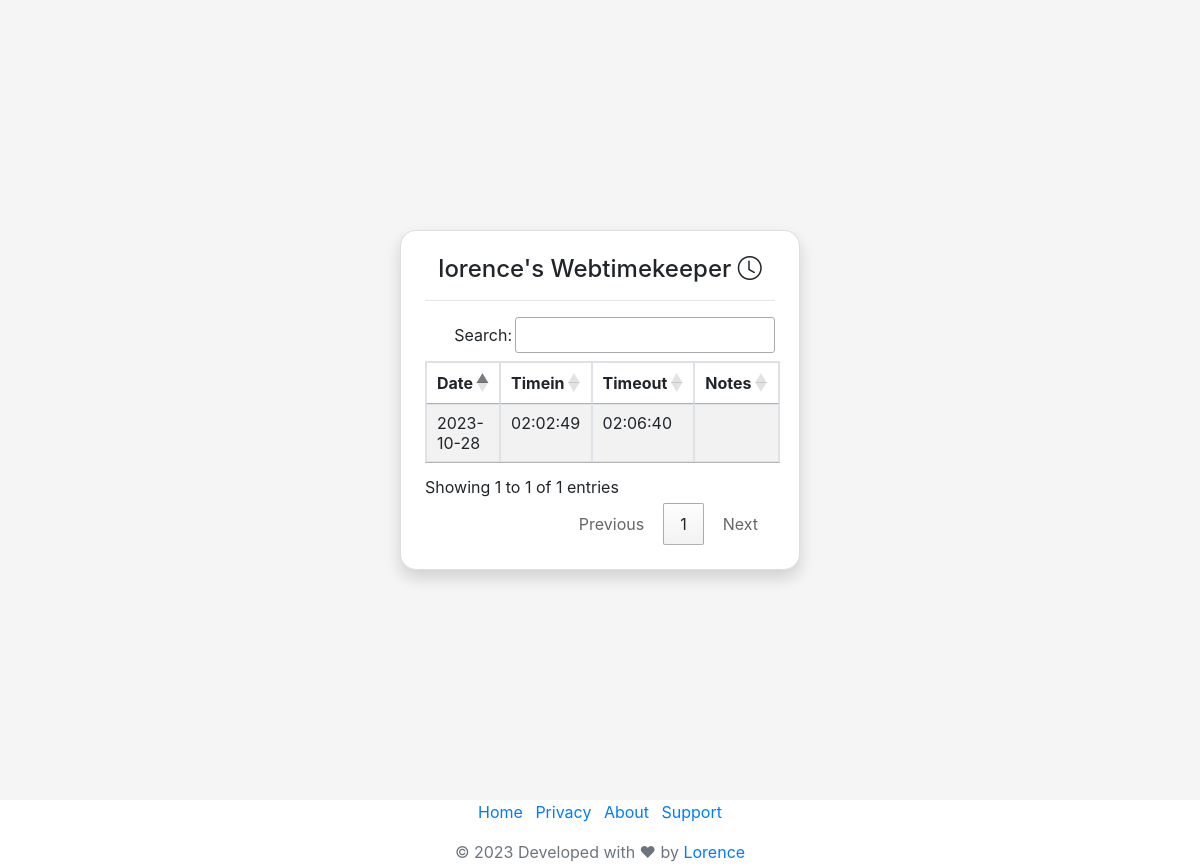
The page /view.php (signed in) on the database as committed earlier.
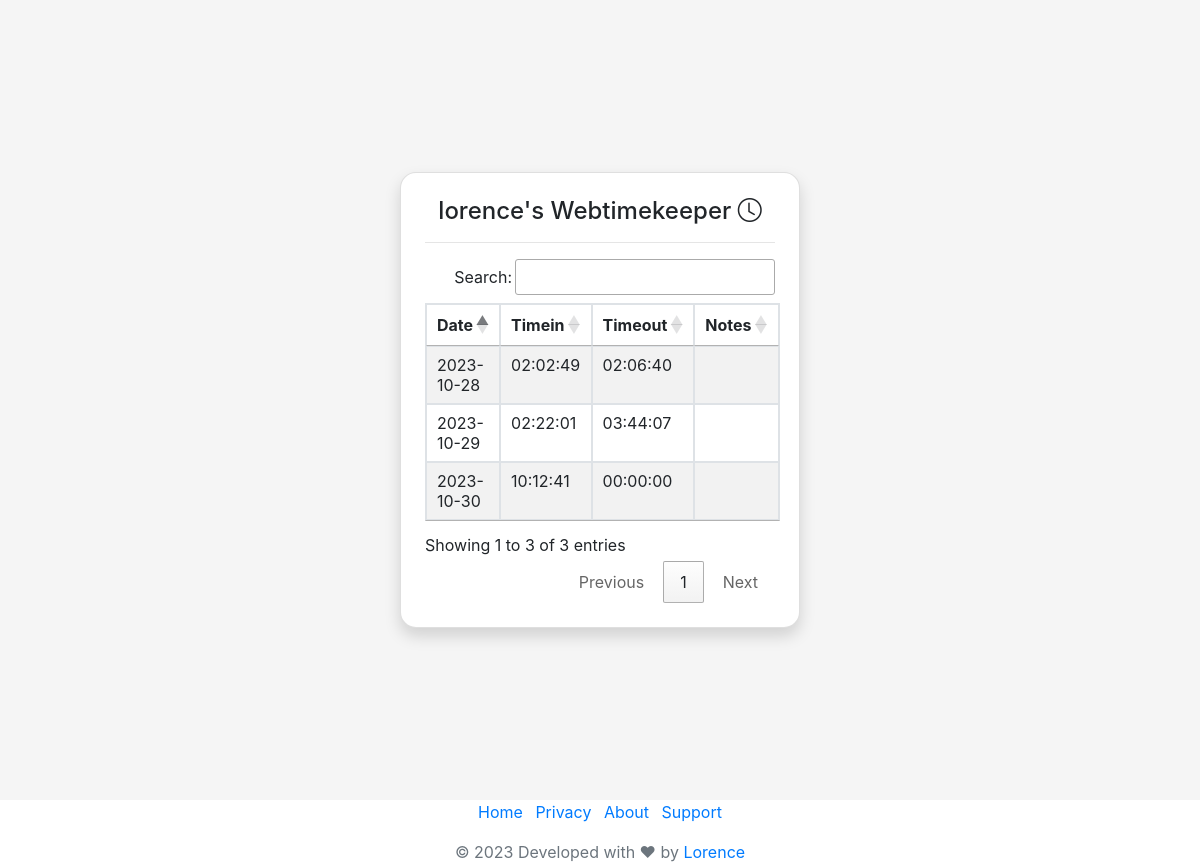
The same page on the database as committed later.
### tables this page shows
CREATE TABLE `lorence` (
  `id` int(11) NOT NULL,
  `date` date DEFAULT NULL,
  `timein` varchar(256) DEFAULT NULL,
  `timeout` varchar(256) DEFAULT NULL,
  `notes` varchar(256) DEFAULT NULL
);

### view.php (the view, shortened to what this page needs)
<?php
include("header.php");
include("conn.php");
$username = $_SESSION['username'];
echo "
<title>View</title>
    <section class='vh-100 ' style='background-color: hsl(0, 0%, 96%)'>
        <div class='container py-3 h-100  col-md-4 rounded'>
            <div class='row d-flex  justify-content-center align-items-center h-100'>
                <div class='card   shadow ' style='border-radius: 1rem;'>
                    <div class='card-body p-4 text-center'>
                        <div class='text-center'>
                            <h4 class='mb-3'>$username's Webtimekeeper <i class='bi bi-clock'></i>  </h4>
                        </div>
                        <hr>
                        <table id='myTable' class='table table-striped table-bordered' style='width:100%'>
                            <thead>
                                <tr>
                                    <th>Date</th>
                                    <th>Timein</th>
                                    <th>Timeout</th>
                                    <th>Notes</th>
                                </tr>
                            </thead>
                            <tbody>
";
$query = mysqli_query($conn,"SELECT * FROM $username");
while($row = mysqli_fetch_assoc($query ?? null)) {
    $db_date = $row["date"];
    $db_timein = $row["timein"];
    $db_timeout = $row["timeout"];
    $db_notes = $row["notes"];
    echo "
                                <tr>
                                    <td>$db_date</td>
                                    <td>$db_timein</td>
                                    <td>$db_timeout</td>
                                    <td>$db_notes</td>
                                </tr>
    ";
}
?>
                            </tbody>
                        </table>
                    </div>
                </div>
            </div>
        </div>
    </section>
<?php include('footer.php');?>

### header.php (shortened to what this page needs)
<head>
    <link rel="stylesheet" href="https://cdn.jsdelivr.net/npm/bootstrap@4.6.2/dist/css/bootstrap.min.css">
    <link rel="stylesheet" href="https://cdn.jsdelivr.net/npm/bootstrap-icons@1.11.1/font/bootstrap-icons.css">
    <link rel="stylesheet" href="https://cdn.datatables.net/1.13.6/css/jquery.dataTables.css" />
    <link rel="stylesheet" href="https://cdn.datatables.net/1.13.6/css/jquery.dataTables.min.css" />
    <link rel="stylesheet" href="https://cdn.datatables.net/buttons/2.4.2/css/buttons.dataTables.min.css" />
    <link rel="stylesheet" href="https://cdn.datatables.net/datetime/1.5.1/css/dataTables.dateTime.min.css" />
    <body onload="startTime()">
</head>

### footer.php
<footer class=" text-muted text-center text-small">
	<ul class="list-inline">
		<li class="list-inline-item"><a href="index.php">Home</a></li>
		<li class="list-inline-item"><a href="privacy.php">Privacy</a></li>
		<li class="list-inline-item"><a href="about.php">About</a></li>
		<li class="list-inline-item"><a href="https://www.buymeacoffee.com/Webtimekeeper" target="_blank">Support</a></li>
	</ul>
	<p class="mb-1">&copy; 2023 Developed with ❤ by <a href="https://web.facebook.com/lorencelaudenio22" target="_blank">Lorence</a></p>
</footer>

Rows that differ between the two databases and show on the page:
added lorence: date "2023-10-29", timein "02:22:01", timeout "03:44:07"
added lorence: date "2023-10-30", timein "10:12:41", timeout "00:00:00"
Other text that changed with them:
text written by a page script: "Search: Showing 1 to 1 of 1 entries Previous 1 Next" → "Search: Showing 1 to 3 of 3 entries Previous 1 Next"
